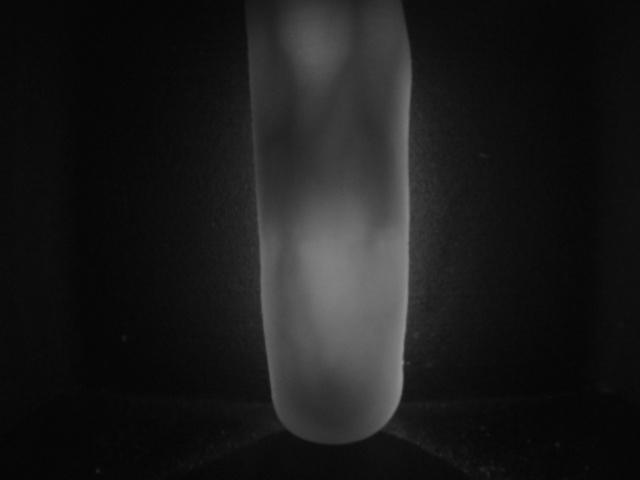
#> input picture Python code/Model/1/01.jpg, 640 x 480 px; its folder holds only this picture in this run
$ python Authentication.py
#> lines starting #> are read from the running program, lines starting #| are printed output that depends on the picture; after the words box and inside, x2 and y2 are one past the last pixel; in counts of white or black regions, pixels touching at a corner belong together
### Python code/preprocessing_function.py
import cv2 as cv
import matplotlib.pyplot as plt
from fingerroi_function import fingerroi
from skimage.filters import threshold_niblack
from skimage.data import page
import numpy as np
import matplotlib
import skimage
from skimage import filters

def preprocessing(pathname,M):

#> called with pathname = 'Model/1', M = 6
    for j in range(1,M+1):

        #Image read
        I = cv.imread(pathname + '/' + '0' + str(j) + '.jpg', cv.IMREAD_GRAYSCALE)
#> I is the input picture: shape (480, 640); min 4, max 146, mean 26.8

        #ROI Extraction and size reduction
        ROI, BW = fingerroi(I,60)

        #Image enhancement
        normROI = cv.normalize(ROI, None, alpha=0, beta=1,
                                   norm_type=cv.NORM_MINMAX, dtype=cv.CV_32F)

        #Thresholding
        nib = skimage.filters.threshold_niblack(normROI, window_size=31, k=0.1)
        niBlack = normROI > nib

        #Applying opening
        kernel = np.ones((6,3),np.uint8)
        niBlack = np.array(niBlack, dtype=np.uint8)
        TROIs = cv.morphologyEx(niBlack, cv.MORPH_OPEN, kernel)

        blur = cv.GaussianBlur(TROIs,(5,5),0)
        ret3,TROI = cv.threshold(blur,0,255,cv.THRESH_BINARY+cv.THRESH_OTSU)

        #Resize
        #resize image so there are 200x50 pixels
        resizedTROI = cv.resize(TROI, (50, 200))

        #Save
        plt.imsave(pathname + '/' + 'MMM0' + str(j) + '.jpg',resizedTROI)


### Python code/fingerroi_function.py
import cv2 as cv
import matplotlib.pyplot as plt
import numpy as np
import imutils

def fingerroi(I, cropSize):

#> called with cropSize = 60
    [R,C] = I.shape[:2]
#> R = 480; C = 640

    #Crop the image
    I = I[0:R, cropSize:R]
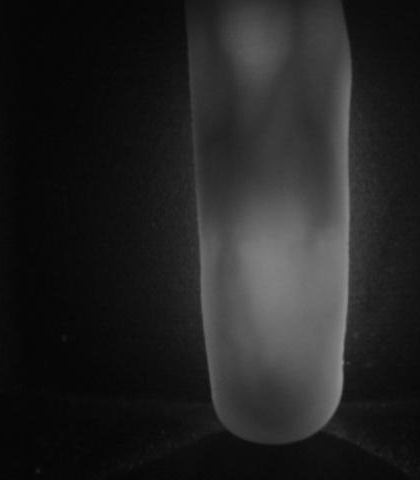
#> I: shape (480, 420); min 4, max 146, mean 35.1
    [R,C] = I.shape[:2]
#> C = 420

    (thresh, T) = cv.threshold(I,128,255,cv.THRESH_BINARY | cv.THRESH_OTSU)
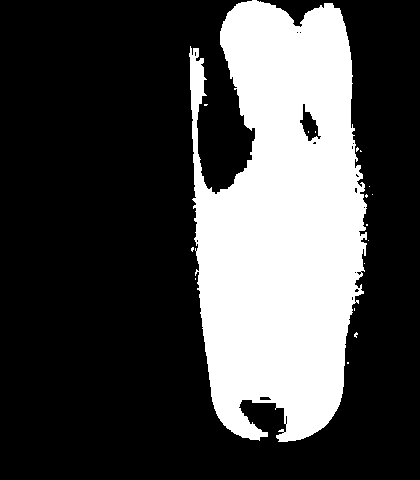
#> T: shape (480, 420); 28.6% white; 17 white regions (16 under 20 px)
#> thresh = 48

    cnts = cv.findContours(T.copy(),cv.RETR_EXTERNAL, cv.CHAIN_APPROX_SIMPLE)
#> cnts = 15 contours, 14 with area under 20; largest, box (x1, y1, x2, y2) and area: (189, 0, 367, 442) 57072
    cnts = imutils.grab_contours(cnts)
    c = max(cnts, key=cv.contourArea)
#> c = contour of 784 points, box (x1, y1, x2, y2) (189, 0, 367, 442), area 57072

    extLeft = tuple(c[c[:, :, 0].argmin()][0])
#> extLeft = (189, 53)
    extRight = tuple(c[c[:, :, 0].argmax()][0])
#> extRight = (366, 244)
    extTop = tuple(c[c[:, :, 1].argmin()][0])
#> extTop = (252, 0)
    extBot = tuple(c[c[:, :, 1].argmax()][0])
#> extBot = (278, 441)

    #Getting one value from extreme points
    MinX, yy = extLeft
#> MinX = 189; yy = 53
    MaxX, yyy = extRight
#> MaxX = 366; yyy = 244
    xx, MaxY = extBot
#> xx = 278; MaxY = 441
    xxx, MinY = extTop
#> xxx = 252; MinY = 0

    #ROI box
    #cv.rectangle(I,(MinX,0),(MaxX,MaxY),(255,255,0),2)

    #RETURNS ROI AND MASK
    ROI = I[1:MaxY-10,MinX+20:MaxX-50]
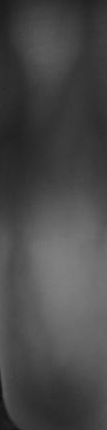
#> ROI: shape (430, 107); min 16, max 129, mean 72.3
    BW = T[1:MaxY-10,MinX+20:MaxX-50]
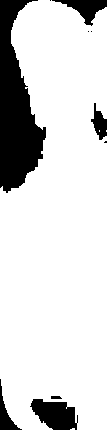
#> BW: shape (430, 107); 83.9% white; 10 black regions (4 under 20 px), largest, box (x1, y1, x2, y2) and area: (0, 0, 46, 193) 5104, (30, 399, 78, 430) 1021, (52, 0, 107, 26) 592, (0, 379, 22, 430) 335, (91, 103, 107, 140) 310, (51, 396, 62, 399) 30


    return ROI,BW

### Python code/Registration.py
import os
import time
from preprocessing_function import preprocessing

#clearing screen
unused_variable = os.system("cls")

def TicTocGenerator():
    # Generator that returns time differences
    ti = 0           # initial time
    tf = time.time() # final time
    while True:
        ti = tf
        tf = time.time()
        yield tf-ti # returns the time difference

TicToc = TicTocGenerator() # create an instance of the TicTocGen generator

# This will be the main function through which we define both tic() and toc()
def toc(tempBool=True):
    # Prints the time difference yielded by generator instance TicToc
    tempTimeInterval = next(TicToc)
    if tempBool:
        print( "Elapsed time: %f seconds.\n" %tempTimeInterval )

def tic():
    # Records a time in TicToc, marks the beginning of a time interval
    toc(False)

tic()

N = 3 #Number of persons
M = 6 #Number of images per person

for x in range(1,N+1):
    pathname = 'Model/'+str(x)
    preprocessing(pathname,M)
#> in preprocessing, `normROI = cv.normalize(ROI, None, alpha=0, beta=1, norm_type=cv.NORM_M..`:
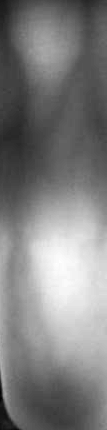
#> normROI: shape (430, 107) float32; min 0, max 1, mean 0.499
#> in preprocessing, `niBlack = normROI > nib`: niBlack: shape (430, 107) bool; 58.3% white; 136 black regions (127 under 20 px), largest, box (x1, y1, x2, y2) and area: (0, 0, 107, 430) 17928, (0, 371, 22, 430) 354, (65, 127, 86, 159) 245
#> in preprocessing, `TROIs = cv.morphologyEx(niBlack, cv.MORPH_OPEN, kernel)`: TROIs: shape (430, 107); values 0 (black) and 1 (white), 51.8% white; 34 black regions (28 under 20 px), largest, box (x1, y1, x2, y2) and area: (0, 0, 107, 430) 21372, (0, 372, 20, 430) 332, (64, 208, 75, 240) 145, (91, 344, 104, 361) 105, (79, 245, 88, 260) 72, (75, 344, 80, 352) 22
#> in preprocessing, `blur = cv.GaussianBlur(TROIs,(5,5),0)`:
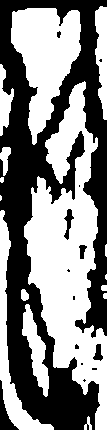
#> blur: shape (430, 107); values 0 (black) and 1 (white), 52.2% white; 14 black regions (8 under 20 px), largest, box (x1, y1, x2, y2) and area: (0, 0, 107, 430) 21298, (0, 380, 19, 430) 323, (64, 209, 74, 240) 139, (93, 344, 103, 361) 101, (79, 245, 87, 259) 70, (57, 31, 61, 38) 21
#> in preprocessing, `plt.imsave(pathname + '/' + 'MMM0' + str(j) + '.jpg',resizedTROI)`:
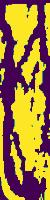
#> saved as MMM01.jpg: shape (200, 50, 3); mean R, G, B 159, 122.4, 62.4

toc()

### Python code/Authentication.py
import os
#> (the run stopped early here; a loop or call above may not have finished)

$ run again, on Python code/Model/2/01.jpg
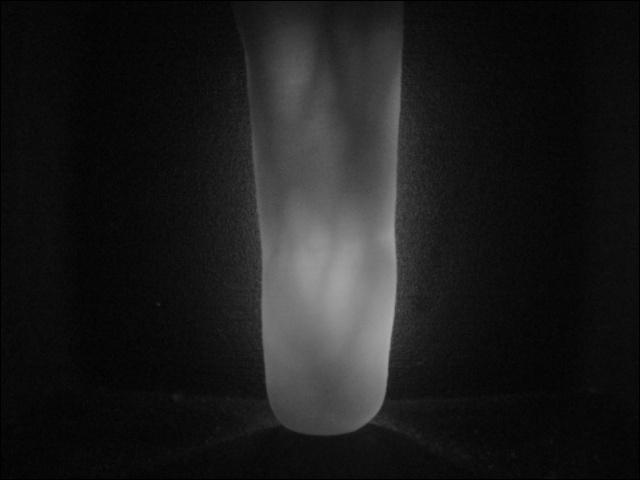
#> input picture Python code/Model/2/01.jpg, 640 x 480 px, found by its file name
#> in preprocessing, I is the input picture: shape (480, 640); min 0, max 170, mean 28.1
#> I: shape (480, 420)
#> in fingerroi, `(thresh, T) = cv.threshold(I,128,255,cv.THRESH_BINARY | cv.THRESH_OTSU)`:
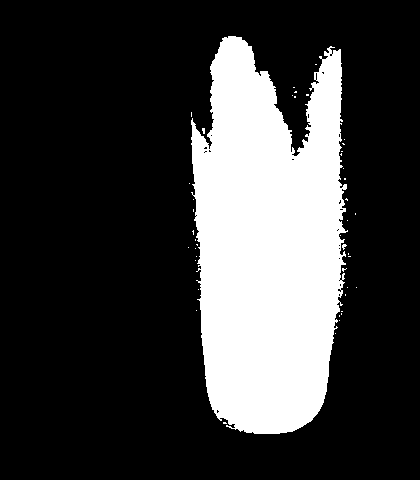
#> T: shape (480, 420); 23.7% white; 44 white regions (43 under 20 px)
#> thresh = 58
#> cnts = 44 contours, 43 with area under 20; largest, box (x1, y1, x2, y2) and area: (191, 36, 348, 434) 46914
#> c = contour of 871 points, box (x1, y1, x2, y2) (191, 36, 348, 434), area 46914
#> extLeft = (191, 120)
#> extRight = (347, 231)
#> extTop = (228, 36)
#> extBot = (254, 433)
#> MinX = 191; yy = 120
#> MaxX = 347; yyy = 231
#> xx = 254; MaxY = 433
#> xxx = 228; MinY = 36
#> BW: shape (422, 86); 82.8% white; 10 black regions (7 under 20 px), largest, box (x1, y1, x2, y2) and area: (0, 0, 86, 155) 6086, (0, 406, 17, 422) 107, (0, 111, 3, 129) 25
#> niBlack: shape (422, 86) bool; 57.3% white; 124 black regions (110 under 20 px), largest, box (x1, y1, x2, y2) and area: (0, 0, 86, 422) 13637, (72, 250, 86, 355) 640, (0, 372, 31, 400) 231
#> TROIs: shape (422, 86); values 0 (black) and 1 (white), 46.1% white; 24 white regions (3 under 20 px), largest, box (x1, y1, x2, y2) and area: (12, 186, 59, 315) 3187, (51, 199, 86, 362) 3105, (6, 12, 46, 128) 2980
#> blur: shape (422, 86); values 0 (black) and 1 (white), 46.4% white; 19 white regions (4 under 20 px), largest, box (x1, y1, x2, y2) and area: (51, 199, 86, 422) 3893, (7, 186, 59, 315) 3407, (6, 12, 46, 128) 2982
#> ret3 = 0
#> in preprocessing, `plt.imsave(pathname + '/' + 'MMM0' + str(j) + '.jpg',resizedTROI)`:
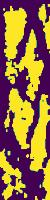
#> saved as MMM01.jpg: shape (200, 50, 3); mean R, G, B 147, 109.6, 65.7
